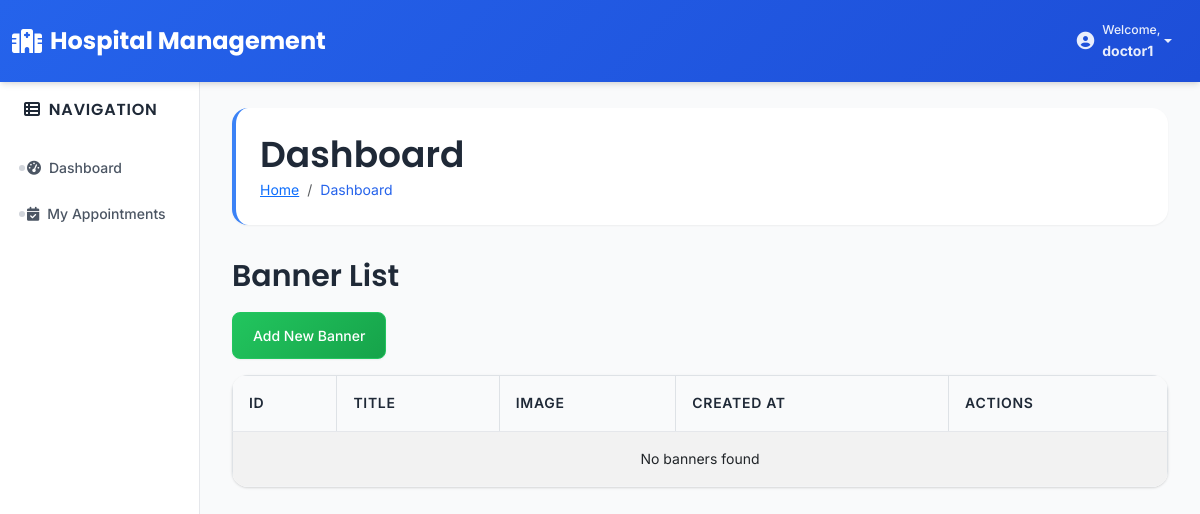
Before: /patients/banners/ (signed in) with the older database file.
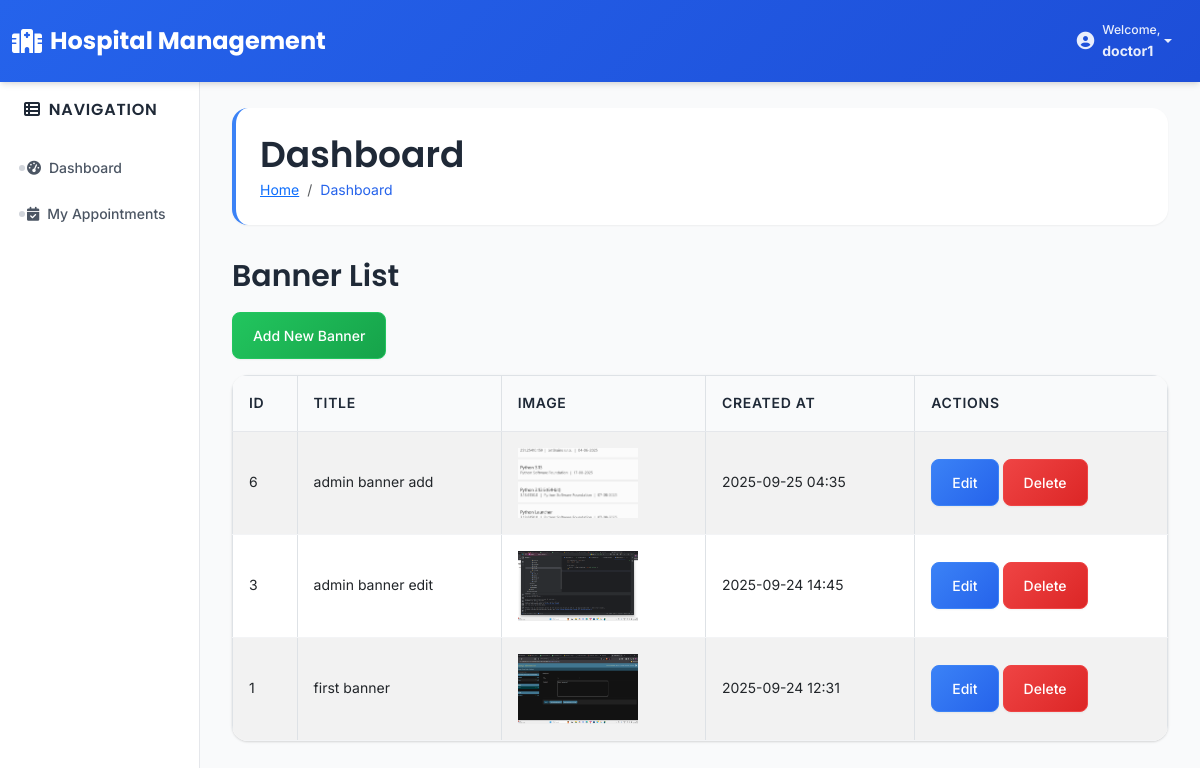
After: the same page with the newer database file.
### patients/models.py (models this page shows, shortened)
class Banner(models.Model):
    title = models.CharField(max_length=100)
    image = models.ImageField(upload_to='banners/')
    created_at = models.DateTimeField(auto_now_add=True)

### patients/views.py (the view)
# urls.py: path('banners/', views.banner_list, name='banner_list'),  # /patients/banners/
@login_required
def banner_list(request):
    banners = Banner.objects.all().order_by('-created_at')
    return render(request, 'patients/banner_list.html', {'banners': banners})

### templates/patients/banner_list.html (shortened to what this page needs)
{% extends 'base.html' %}
{% load static %}
{% block content %}
<h2>Banner List</h2>
<div class="mb-3">
    <a href="{% url 'patients:patient_banner_add' %}" class="btn btn-success">Add New Banner</a>
</div>
<table class="table table-bordered table-striped">
    <thead>
        <tr>
            <th>ID</th>
            <th>Title</th>
            <th>Image</th>
            <th>Created At</th>
            <th>Actions</th>
        </tr>
    </thead>
    <tbody>
        {% for banner in banners %}
        <tr>
            <td>{{ banner.id }}</td>
            <td>{{ banner.title|default:"-" }}</td>
            <td>
                {% if banner.image %}
                    <img src="{{ banner.image.url }}" alt="{{ banner.title }}" style="width:120px; height:70px; object-fit:cover;">
                {% else %}
                    No image
                {% endif %}
            </td>
            <td>{{ banner.created_at|date:"Y-m-d H:i" }}</td>
            <td>
                <a href="{% url 'patients:patient_banner_edit' banner.id %}" class="btn btn-sm btn-primary">Edit</a>
                <a href="{% url 'patients:patient_banner_delete' banner.id %}" class="btn btn-sm btn-danger">Delete</a>
            </td>
        </tr>
        {% empty %}
        <tr>
            <td colspan="5" class="text-center">No banners found</td>
        </tr>
        {% endfor %}
    </tbody>
</table>
{% endblock %}

Changed rows visible on the page:
added Banner: id "6", title "admin banner add", image (picture), created_at "2025-09-25 04:35"
added Banner: id "3", title "admin banner edit", image (picture), created_at "2025-09-24 14:45"
added Banner: id "1", title "first banner", image (picture), created_at "2025-09-24 12:31"
Other visible differences:
text no longer shown: "No banners found"
